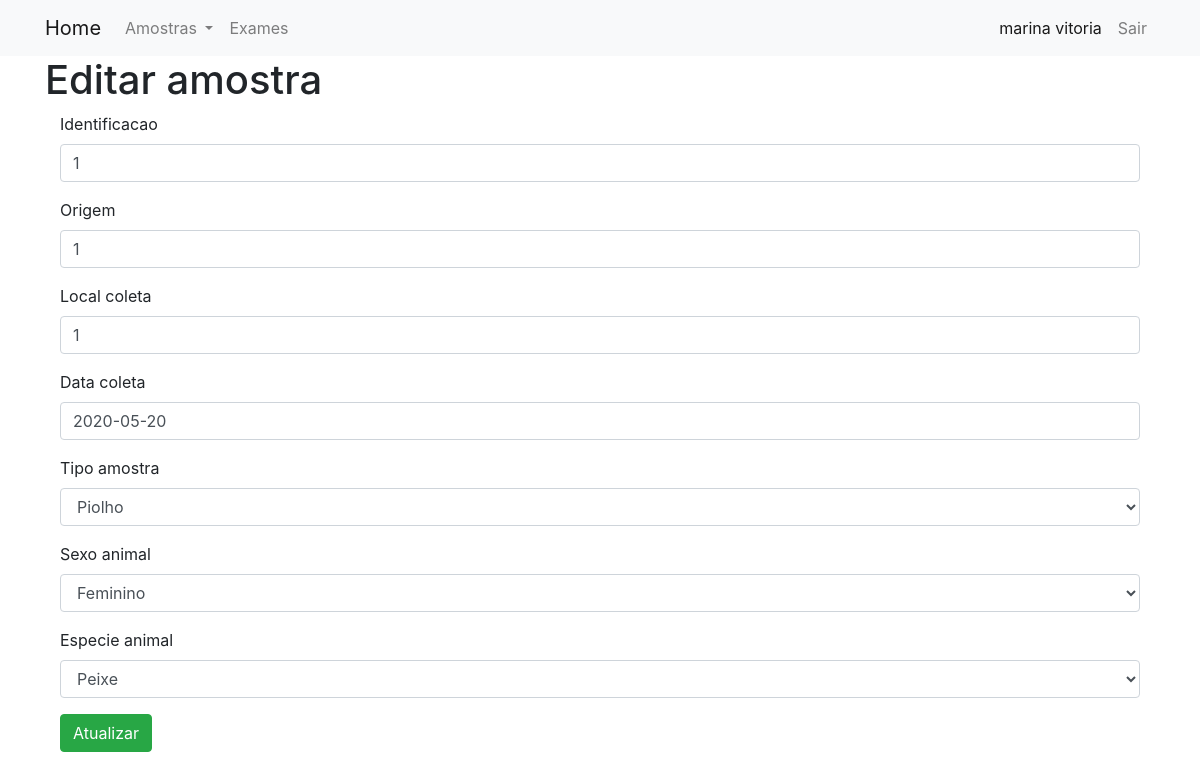
Screenshot of /editar/46 (signed in) with the database file from the repository.
### Amostra/models.py (models this page shows, shortened)
class Amostra(models.Model):
	identificacao = models.CharField(max_length=10)
	origem = models.CharField(max_length=200)
	responsavel = models.ForeignKey(User, on_delete=models.CASCADE, null = True, related_name='amostras')
	local_coleta = models.CharField(max_length=200)
	data_coleta = models.DateField(default=date.today)
	tipo_amostra = models.CharField(max_length=2, choices=TIPOS_AMOSTRA, default='OU')
	especie_animal = models.CharField(max_length=2, choices=ESPECIES_ANIMAIS,default='OU')
	sexo_animal = models.CharField(max_length=1, choices=SEXO, default='I')
	class Meta:
		ordering = ['-data_coleta']

### Amostra/views.py (the view)
# urls.py: path('editar/<int:pk>', views.EditarAmostra.as_view(), name='editar'),
class EditarAmostra(LoginRequiredMixin, generic.UpdateView):
    model = Amostra
    fields = ['identificacao', 'origem', 'local_coleta', 'data_coleta', 'tipo_amostra','sexo_animal','especie_animal']
    template_name = 'Amostra/amostra_update_form.html'

### templates/Amostra/amostra_update_form.html (shortened to what this page needs)
{% extends "base.html" %}
{% load bootstrap4 %}
{% block content %}
	<h1>Editar amostra</h1>
    <div class="container">
        <form method="post">
          {% bootstrap_form form %}
          <input type="submit" class="btn btn-success" name="" value="Atualizar" >
        </form>
      </div>
{% endblock %}

### templates/base.html (shortened to what this page needs)
<!DOCTYPE html>
{% load static %}
<html lang="en" dir="ltr">
  <head>
    <link href="https://stackpath.bootstrapcdn.com/bootstrap/4.4.1/css/bootstrap.min.css" rel="stylesheet">
    <link rel="stylesheet" type="text/css" href="http://cdn.datatables.net/1.10.21/css/jquery.dataTables.min.css">
    <link href="https://stackpath.bootstrapcdn.com/font-awesome/4.7.0/css/font-awesome.min.css" rel="stylesheet">
  </head>
  <body>
    <nav class="navbar navbar-expand-lg navbar-light bg-light mynav" role="navigation" id='navbar'>
      <div class="container">
        <a class="navbar-brand bigbrand" href="{% url 'amostra:home' %}">Home</a>
        <div class="collapse navbar-collapse" id="navbarNav">
          <ul class="navbar-nav navbar-right">
            {% if user.is_authenticated %}
              <li class="nav-item dropdown">
                <a class="nav-link dropdown-toggle" href="#" id="navbarDropdownMenuLink" role="button" data-toggle="dropdown" aria-haspopup="true" aria-expanded="false">
                  Amostras
                </a>
              </li>
              <li class="nav-item"> <a class="nav-link" href="">Exames</a> </li>
            {% endif %}
          </ul>
          <ul class="navbar-nav flex-row ml-md-auto d-none d-md-flex">
            {% if user.is_authenticated %}
              <li class="nav-item active"><a class="nav-link" href="{% url 'usuario:editar' %}">{{user.first_name}} {{user.last_name}}</a></li>
              <li class="nav-item"><a class="nav-link" href="{% url 'usuario:logout' %}">Sair</a></li>
            {% else %}
              <li class="nav-item"><a class="nav-link" href="{% url 'usuario:login' %}">Login</a></li>
              <li class="nav-item"><a class="nav-link" href="{% url 'usuario:cadastrar' %}">Cadastrar</a></li>
            {% endif %}
          </ul>
        </div>
      </div>
    </nav>
    <div class="container">
      {% block content %}
      {% endblock %}
    </div>
  </body>
</html>

### rows the page displays
Amostra: identificacao "1", origem "1", local_coleta "1", data_coleta "2020-05-20", tipo_amostra "Piolho", sexo_animal "Feminino", especie_animal "Peixe"

### other values shown
{{ user.first_name }} "marina"
{{ user.last_name }} "vitoria"
